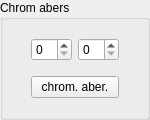
<?xml version="1.0" encoding="UTF-8"?>
<ui version="4.0">
 <class>Form</class>
 <widget class="QWidget" name="Form">
  <property name="geometry">
   <rect>
    <x>0</x>
    <y>0</y>
    <width>150</width>
    <height>120</height>
   </rect>
  </property>
  <property name="windowTitle">
   <string>Form</string>
  </property>
  <layout class="QHBoxLayout" name="horizontalLayout">
   <property name="spacing">
    <number>0</number>
   </property>
   <property name="leftMargin">
    <number>0</number>
   </property>
   <property name="topMargin">
    <number>0</number>
   </property>
   <property name="rightMargin">
    <number>0</number>
   </property>
   <property name="bottomMargin">
    <number>0</number>
   </property>
   <item>
    <widget class="QGroupBox" name="groupBox_2">
     <property name="minimumSize">
      <size>
       <width>150</width>
       <height>120</height>
      </size>
     </property>
     <property name="title">
      <string>Chrom abers</string>
     </property>
     <layout class="QHBoxLayout" name="horizontalLayout_4">
      <item>
       <spacer name="horizontalSpacer_3">
        <property name="orientation">
         <enum>Qt::Horizontal</enum>
        </property>
        <property name="sizeHint" stdset="0">
         <size>
          <width>40</width>
          <height>20</height>
         </size>
        </property>
       </spacer>
      </item>
      <item>
       <layout class="QVBoxLayout" name="verticalLayout_3">
        <item>
         <layout class="QHBoxLayout" name="horizontalLayout_3">
          <item>
           <widget class="QSpinBox" name="dxSb"/>
          </item>
          <item>
           <widget class="QSpinBox" name="dySb"/>
          </item>
         </layout>
        </item>
        <item>
         <widget class="QPushButton" name="chromBtn">
          <property name="text">
           <string>chrom. aber.</string>
          </property>
         </widget>
        </item>
       </layout>
      </item>
      <item>
       <spacer name="horizontalSpacer_4">
        <property name="orientation">
         <enum>Qt::Horizontal</enum>
        </property>
        <property name="sizeHint" stdset="0">
         <size>
          <width>40</width>
          <height>20</height>
         </size>
        </property>
       </spacer>
      </item>
     </layout>
    </widget>
   </item>
  </layout>
 </widget>
 <resources/>
 <connections/>
</ui>
